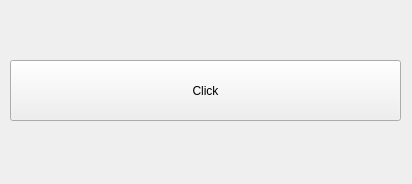
<?xml version="1.0" encoding="UTF-8"?>
<ui version="4.0">
 <class>Widget</class>
 <widget class="QWidget" name="Widget">
  <property name="geometry">
   <rect>
    <x>0</x>
    <y>0</y>
    <width>412</width>
    <height>184</height>
   </rect>
  </property>
  <property name="windowTitle">
   <string>MyApp</string>
  </property>
  <widget class="QPushButton" name="myButton">
   <property name="geometry">
    <rect>
     <x>10</x>
     <y>60</y>
     <width>391</width>
     <height>61</height>
    </rect>
   </property>
   <property name="text">
    <string>Click</string>
   </property>
  </widget>
 </widget>
 <resources/>
 <connections/>
</ui>
